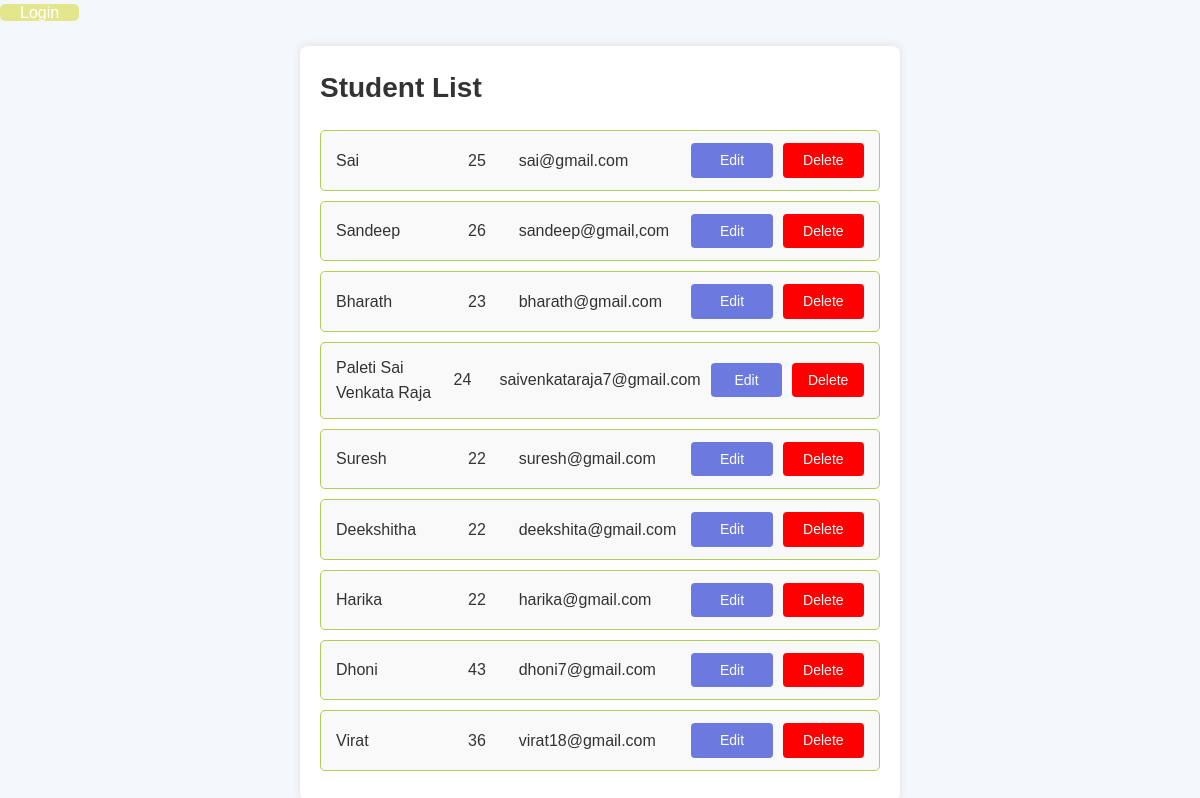
The page /students/ on the database its author committed.
### myapp/models.py (models this page shows, shortened)
class Student(models.Model):
    name = models.CharField(max_length=100)
    age = models.IntegerField()
    email = models.EmailField()

### myapp/views.py (the view)
# urls.py: path('students/', views.student_list_view, name='student_list'),
def student_list_view(request):
    students = Student.objects.all() # Fetch all student records
    return render(request, 'myapp/student_list.html', {'students': students})

### myapp/templates/myapp/student_list.html (shortened to what this page needs)
<!DOCTYPE html>
<html lang="en">
<head>
</head>
<body>
    <div class="lo">
        {% if user.is_authenticated %}
            <p>Welcome, {{ user.username }}</p>
            <a href="{% url 'logout' %}">Logout</a>
        {% else %}
            <a href="{% url 'login' %}">Login</a>
        {% endif %}
    </div>
    <div class="container">
        <h2>Student List</h2>
        {% if students %}
        <ul>
            {% for student in students %}
            <li>
                <span> {{ student.name }} </span>
                <span> {{ student.age }} </span>
                <span>{{ student.email }}</span> <a href="{% url 'edit_student' student.id %}">Edit</a> <a
                    href="{% url 'delete_student' student.id %} " id="delete_but">Delete</a>
            </li>
            {% endfor %}
        </ul>
        {% else %}
        <p>No Students found.</p>
        {% endif %}
    </div>
</body>
</html>

### myapp/templates/myapp/student_list.html (style rules this page uses)
* { margin: 0; padding: 0; box-sizing: border-box; }
body { font-family: Arial, sans-serif; background-color: #f4f7fc; color: #333; line-height: 1.6; }
.container { width: 50%; max-width: 700px; margin: 20px auto; padding: 20px; background-color: #fff; box-shadow: 0 0 10px rgba(0, 0, 0, 0.1); border-radius: 8px; }
h2 { color: #333; font-size: 28px; margin-bottom: 20px; }
ul { list-style-type: none; }
ul li { background-color: #f9f9f9; border: 1px solid #ddd; padding: 15px; margin-bottom: 10px; border-radius: 5px; display: flex; justify-content: space-between; }
li span { font-weight: bold; }
a { background-color: #e0e26fc8; color: white; text-decoration: none; padding-left: 20px; padding-right: 20px; border-radius: 5px; font-size: medium; }
ul { list-style-type: none; padding: 0; margin: 0; }
ul li { display: grid; grid-template-columns: 1.5fr 0.5fr 2fr 1fr 1fr; align-items: center; gap: 10px; background-color: #f9f9f9; border: 1px solid #afcd57; padding: 12px 15px; margin-bottom: 10px; border-radius: 5px; }
ul li span { font-weight: 500; }
ul li a { background-color: #6c7ae0; color: white; text-decoration: none; padding: 6px 12px; border-radius: 4px; font-size: 14px; text-align: center; transition: background-color 0.3s; }
#delete_but { background-color: red; transition: background-color 0.3s; }
.lo { align-items: end; }

### rows shown on the page
Student: name "Sai", age "25", email "sai@gmail.com"
Student: name "Sandeep", age "26", email "sandeep@gmail,com"
Student: name "Bharath", age "23", email "bharath@gmail.com"
Student: name "Paleti Sai Venkata Raja", age "24", email "saivenkataraja7@gmail.com"
Student: name "Suresh", age "22", email "suresh@gmail.com"
Student: name "Deekshitha", age "22", email "deekshita@gmail.com"
Student: name "Harika", age "22", email "harika@gmail.com"
Student: name "Dhoni", age "43", email "dhoni7@gmail.com"
Student: name "Virat", age "36", email "virat18@gmail.com"
